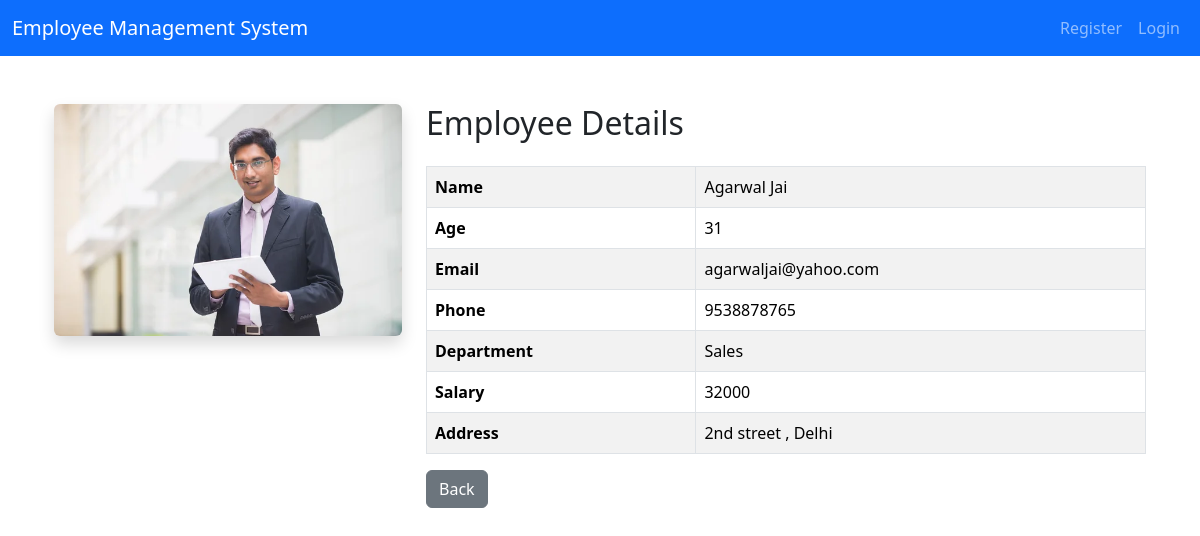
Page /single/4/ on the committed database.
### finalapp/models.py (models this page shows, shortened)
class EmployeeModel(models.Model):
    name = models.CharField(max_length=100)
    age = models.IntegerField()
    email = models.EmailField()
    phone = models.CharField(max_length=20)
    department = models.CharField(max_length=100)
    salary = models.IntegerField()
    address = models.TextField()
    image = models.ImageField(upload_to='employees/')

### finalapp/views.py (the view)
# urls.py: path('single/<int:id>/', views.single_employee, name='single'),
def single_employee(request, id):
    employee = EmployeeModel.objects.get(id=id)
    return render(request, 'single_employee.html', {'employee': employee})

### templates/single_employee.html (shortened to what this page needs)
{% extends 'base.html' %}
{% block content %}
<div class="container mt-5">
    <div class="row">
        <div class="col-md-4">
            {% if employee.image %}
            <img src="{{ employee.image.url }}"
                 width="100%"
                 class="rounded shadow">
            {% else %}
            <img src="https://via.placeholder.com/300"
                 width="100%"
                 class="rounded shadow">
            {% endif %}
        </div>
        <div class="col-md-8">
            <h2 class="mb-4">
                Employee Details
            </h2>
            <table class="table table-bordered table-striped">
                <tr>
                    <th>Name</th>
                    <td>{{ employee.name }}</td>
                </tr>
                <tr>
                    <th>Age</th>
                    <td>{{ employee.age }}</td>
                </tr>
                <tr>
                    <th>Email</th>
                    <td>{{ employee.email }}</td>
                </tr>
                <tr>
                    <th>Phone</th>
                    <td>{{ employee.phone }}</td>
                </tr>
                <tr>
                    <th>Department</th>
                    <td>{{ employee.department }}</td>
                </tr>
                <tr>
                    <th>Salary</th>
                    <td>{{ employee.salary }}</td>
                </tr>
                <tr>
                    <th>Address</th>
                    <td>{{ employee.address }}</td>
                </tr>
            </table>
            <div class="mt-3">
                <a href="/dashboard/" class="btn btn-secondary">
                    Back
                </a>
            </div>
        </div>
    </div>
</div>
{% endblock %}

### rows in the picture
EmployeeModel: image (picture), name "Agarwal Jai", age "31", email "agarwaljai@yahoo.com", phone "9538878765", department "Sales", salary "32000", address "2nd street , Delhi"
